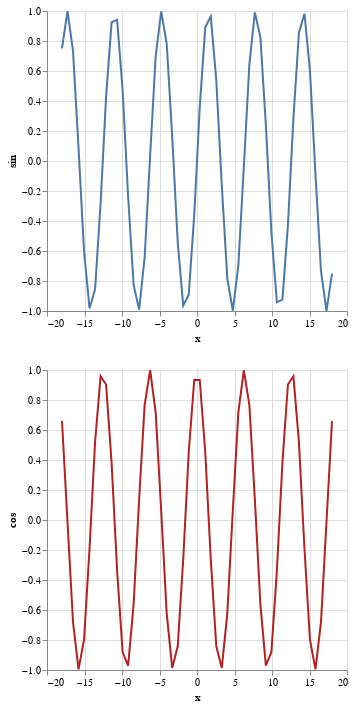

Notebook cell for this chart:
### Markdown cell above
5.6. Используйте `transform_filter` на диаграмме задания 4 и удалите области графика, где значение кривой косинуса меньше значения кривой синуса.

### Code cell
interval = alt.selection_interval(bind='scales') 
chart = alt.Chart(x).mark_line().encode(
    x='x',
    y='sin:Q'
).add_params(
    interval
).transform_filter(
    interval
).transform_calculate(
    cos='cos(datum.x)', # расчёт косинуса
    sin='sin(datum.x)' # расчёт синуса
).interactive()
# вызов двух функций
(chart & chart.mark_line(color='firebrick').encode(y='cos:Q'))

### Figure 1 — Vega-Lite specification as saved in the notebook (floating-point values rounded to 4 significant figures)
{"config": {"view": {"continuousWidth": 300, "continuousHeight": 300}}, "vconcat": [{"mark": {"type": "line"}, "encoding": {"x": {"field": "x", "type": "quantitative"}, "y": {"field": "sin", "type": "quantitative"}}, "name": "view_7", "transform": [{"filter": {"param": "param_10"}}, {"calculate": "cos(datum.x)", "as": "cos"}, {"calculate": "sin(datum.x)", "as": "sin"}]}, {"mark": {"type": "line", "color": "firebrick"}, "encoding": {"x": {"field": "x", "type": "quantitative"}, "y": {"field": "cos", "type": "quantitative"}}, "name": "view_8", "transform": [{"filter": {"param": "param_10"}}, {"calculate": "cos(datum.x)", "as": "cos"}, {"calculate": "sin(datum.x)", "as": "sin"}]}], "data": {"name": "data-67d65100854bb2c9b480ceda7a58bed7"}, "params": [{"name": "param_10", "select": {"type": "interval"}, "bind": "scales", "views": ["view_7", "view_8"]}, {"name": "param_11", "select": {"type": "interval", "encodings": ["x", "y"]}, "bind": "scales", "views": ["view_7", "view_8"]}], "$schema": "https://vega.github.io/schema/vega-lite/v5.16.3.json", "datasets": {"data-67d65100854bb2c9b480ceda7a58bed7": [{"x": -18.0}, {"x": -17.27}, {"x": -16.53}, {"x": -15.8}, {"x": -15.06}, {"x": -14.33}, {"x": -13.59}, {"x": -12.86}, {"x": -12.12}, {"x": -11.39}, {"x": -10.65}, {"x": -9.918}, {"x": -9.184}, {"x": -8.449}, {"x": -7.714}, {"x": -6.98}, {"x": -6.245}, {"x": -5.51}, {"x": -4.776}, {"x": -4.041}, {"x": -3.306}, {"x": -2.571}, {"x": -1.837}, {"x": -1.102}, {"x": -0.3673}, {"x": 0.3673}, {"x": 1.102}, {"x": 1.837}, {"x": 2.571}, {"x": 3.306}, {"x": 4.041}, {"x": 4.776}, {"x": 5.51}, {"x": 6.245}, {"x": 6.98}, {"x": 7.714}, {"x": 8.449}, {"x": 9.184}, {"x": 9.918}, {"x": 10.65}, {"x": 11.39}, {"x": 12.12}, {"x": 12.86}, {"x": 13.59}, {"x": 14.33}, {"x": 15.06}, {"x": 15.8}, {"x": 16.53}, {"x": 17.27}, {"x": 18.0}]}}
